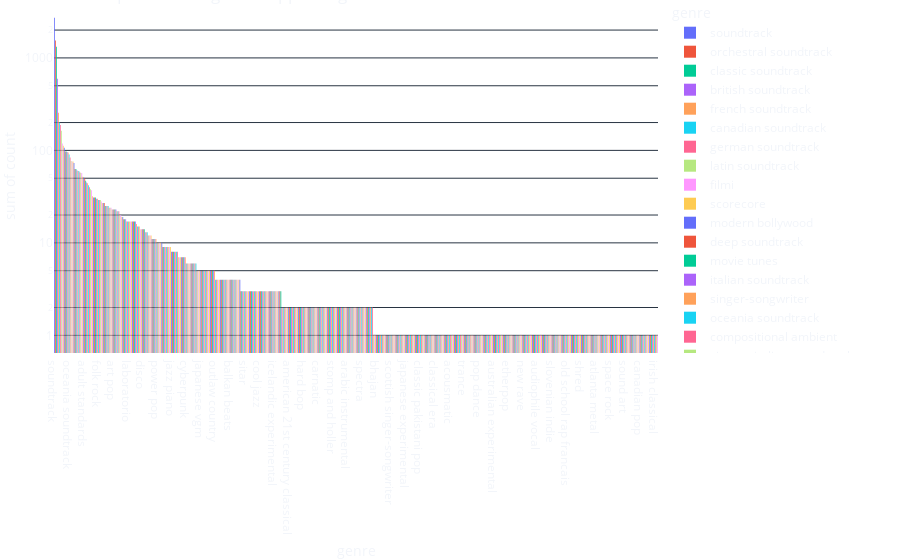

The code cell stored with this chart in its notebook:
### Code cell
# plot histogrm
fig = px.histogram(q1_df, x="genre", y="count", color="genre", title="Most frequent music genres appearing in movies", log_y=True)
fig.update_layout(margin=dict(t=0, b=0, l=0, r=0))
fig.update_layout(
    paper_bgcolor='rgba(0,0,0,0)',
    plot_bgcolor='rgba(0,0,0,0)'
)
fig.write_html("Q1_histogram.html")
fig.show()
